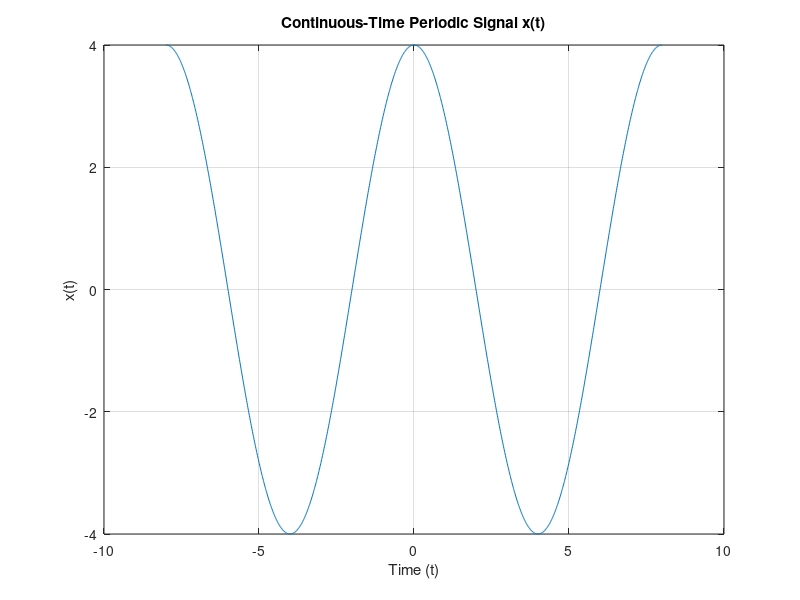

The MATLAB source for this figure:
clc	% Define the time vector
	t = -8:0.01:8; % duration of signal
	% Given Fourier series coefficients
	a1 = 2;
	a_neg1 = 2;
a3 = 4j;
a_neg3 = 4j;
	% Compute the signal using the Fourier series formula
	x1 = a1 * exp(1j * (2*pi/8) * t) + a_neg1 * exp(-1j * (2*pi/8) * t); % k = 1 term
	x3 = a3 * exp(1j * (6*pi/8) * t) + a_neg3 * exp(-1j * (6*pi/8) * t); % k = 3 term

% Combine the components to get the signal x(t)
	x = x1 + x3;
	% Plot the signal
	figure;
	plot(t, real(x));
	xlabel('Time (t)');
	ylabel('x(t)');
title('Continuous-Time Periodic Signal x(t)');
grid on;
